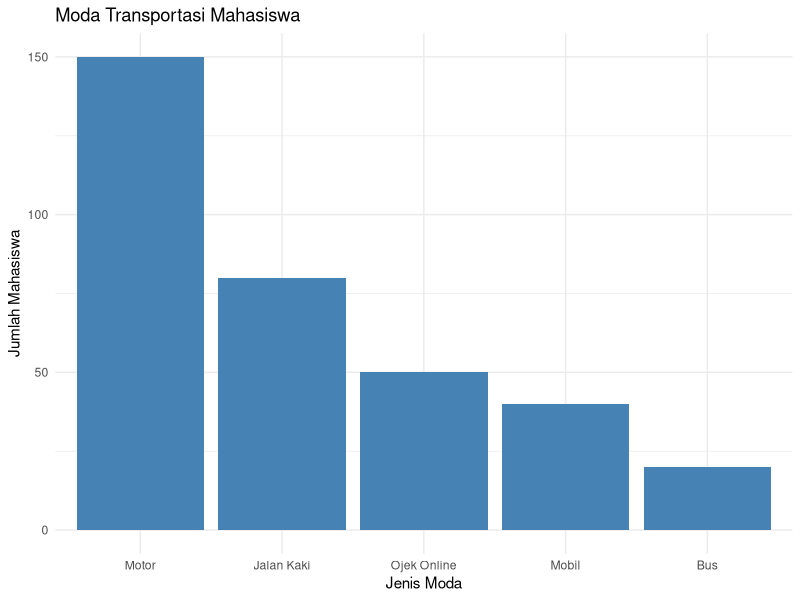

Generate this figure with R:
## ---- chunk 1
library(ggplot2)

# Data contoh
transport <- data.frame(
  Moda = c("Motor", "Mobil", "Jalan Kaki", "Ojek Online", "Bus"),
  Jumlah = c(150, 40, 80, 50, 20)
)

# Membuat Bar Chart
ggplot(transport, aes(x = reorder(Moda, -Jumlah), y = Jumlah)) +
  geom_col(fill = "steelblue") +
  theme_minimal() +
  labs(title = "Moda Transportasi Mahasiswa",
       x = "Jenis Moda",
       y = "Jumlah Mahasiswa")
